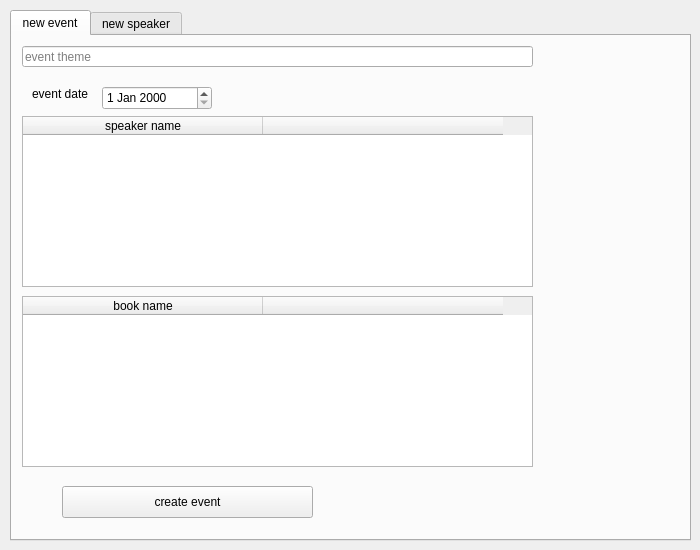
<?xml version="1.0" encoding="UTF-8"?>
<ui version="4.0">
 <class>event_manager_window</class>
 <widget class="QMainWindow" name="event_manager_window">
  <property name="geometry">
   <rect>
    <x>0</x>
    <y>0</y>
    <width>700</width>
    <height>550</height>
   </rect>
  </property>
  <property name="sizePolicy">
   <sizepolicy hsizetype="Fixed" vsizetype="Fixed">
    <horstretch>0</horstretch>
    <verstretch>0</verstretch>
   </sizepolicy>
  </property>
  <property name="minimumSize">
   <size>
    <width>700</width>
    <height>550</height>
   </size>
  </property>
  <property name="maximumSize">
   <size>
    <width>700</width>
    <height>550</height>
   </size>
  </property>
  <property name="windowTitle">
   <string>your library</string>
  </property>
  <widget class="QWidget" name="centralwidget">
   <widget class="QTabWidget" name="tabWidget">
    <property name="geometry">
     <rect>
      <x>10</x>
      <y>10</y>
      <width>681</width>
      <height>531</height>
     </rect>
    </property>
    <property name="currentIndex">
     <number>0</number>
    </property>
    <widget class="QWidget" name="tab">
     <attribute name="title">
      <string>new event</string>
     </attribute>
     <widget class="QLineEdit" name="theme_edit">
      <property name="geometry">
       <rect>
        <x>10</x>
        <y>10</y>
        <width>511</width>
        <height>21</height>
       </rect>
      </property>
      <property name="maxLength">
       <number>100</number>
      </property>
      <property name="placeholderText">
       <string>event theme</string>
      </property>
     </widget>
     <widget class="QDateEdit" name="dateEdit">
      <property name="geometry">
       <rect>
        <x>90</x>
        <y>50</y>
        <width>110</width>
        <height>24</height>
       </rect>
      </property>
     </widget>
     <widget class="QLabel" name="label">
      <property name="geometry">
       <rect>
        <x>20</x>
        <y>50</y>
        <width>71</width>
        <height>16</height>
       </rect>
      </property>
      <property name="text">
       <string>event date</string>
      </property>
     </widget>
     <widget class="QTableWidget" name="sp_table">
      <property name="geometry">
       <rect>
        <x>10</x>
        <y>80</y>
        <width>511</width>
        <height>171</height>
       </rect>
      </property>
      <attribute name="horizontalHeaderDefaultSectionSize">
       <number>240</number>
      </attribute>
      <column>
       <property name="text">
        <string>speaker name</string>
       </property>
      </column>
      <column>
       <property name="text">
        <string/>
       </property>
      </column>
     </widget>
     <widget class="QTableWidget" name="b_table">
      <property name="geometry">
       <rect>
        <x>10</x>
        <y>260</y>
        <width>511</width>
        <height>171</height>
       </rect>
      </property>
      <attribute name="horizontalHeaderDefaultSectionSize">
       <number>240</number>
      </attribute>
      <column>
       <property name="text">
        <string>book name</string>
       </property>
      </column>
      <column>
       <property name="text">
        <string/>
       </property>
      </column>
     </widget>
     <widget class="QPushButton" name="new_event_button">
      <property name="geometry">
       <rect>
        <x>50</x>
        <y>450</y>
        <width>251</width>
        <height>32</height>
       </rect>
      </property>
      <property name="text">
       <string>create event</string>
      </property>
     </widget>
    </widget>
    <widget class="QWidget" name="tab_2">
     <attribute name="title">
      <string>new speaker</string>
     </attribute>
     <widget class="QLineEdit" name="phone_edit">
      <property name="geometry">
       <rect>
        <x>50</x>
        <y>40</y>
        <width>261</width>
        <height>21</height>
       </rect>
      </property>
      <property name="maxLength">
       <number>20</number>
      </property>
      <property name="placeholderText">
       <string>phone</string>
      </property>
     </widget>
     <widget class="QLineEdit" name="email_edit">
      <property name="geometry">
       <rect>
        <x>50</x>
        <y>80</y>
        <width>261</width>
        <height>21</height>
       </rect>
      </property>
      <property name="maxLength">
       <number>50</number>
      </property>
      <property name="placeholderText">
       <string>email</string>
      </property>
     </widget>
     <widget class="QLineEdit" name="name_edit">
      <property name="geometry">
       <rect>
        <x>50</x>
        <y>120</y>
        <width>261</width>
        <height>21</height>
       </rect>
      </property>
      <property name="maxLength">
       <number>50</number>
      </property>
      <property name="placeholderText">
       <string>name</string>
      </property>
     </widget>
     <widget class="QLineEdit" name="password_edit">
      <property name="geometry">
       <rect>
        <x>50</x>
        <y>160</y>
        <width>261</width>
        <height>21</height>
       </rect>
      </property>
      <property name="maxLength">
       <number>30</number>
      </property>
      <property name="placeholderText">
       <string>password</string>
      </property>
     </widget>
     <widget class="QPushButton" name="new_speaker_button">
      <property name="geometry">
       <rect>
        <x>90</x>
        <y>210</y>
        <width>191</width>
        <height>32</height>
       </rect>
      </property>
      <property name="text">
       <string>create speaker account</string>
      </property>
     </widget>
    </widget>
   </widget>
  </widget>
 </widget>
 <resources/>
 <connections/>
</ui>
